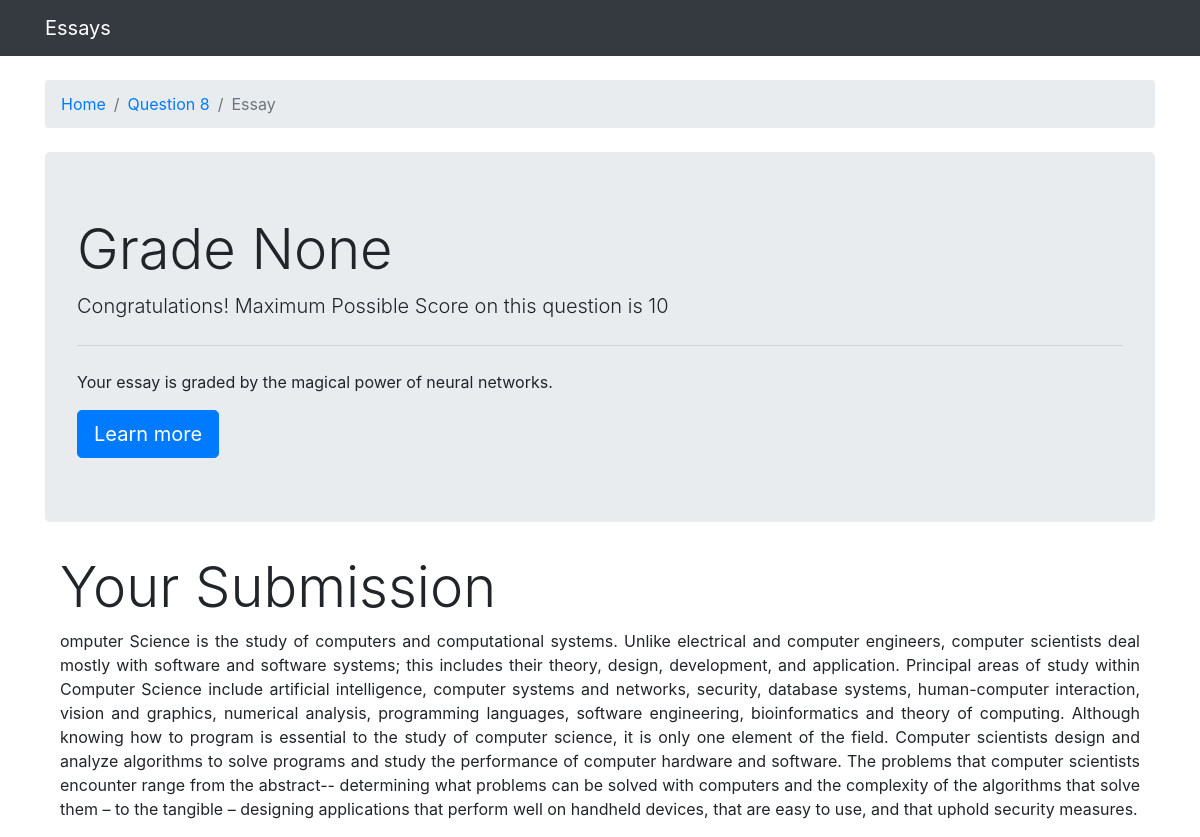
The page /1/essay1/ on the database its author committed.
### grader/models.py (models this page shows, shortened)
class Essay(models.Model):
    question = models.ForeignKey(Question, on_delete=models.CASCADE)
    content = models.TextField(max_length=100000)
    score = models.IntegerField(null=True, blank=True)

class Question(models.Model):
    question_title = models.TextField(max_length=100000)
    set = models.IntegerField(unique=True)
    min_score = models.IntegerField()
    max_score = models.IntegerField()

### grader/views.py (the view)
# urls.py: path('<int:question_id>/essay<int:essay_id>/', views.essay, name='essay'),
def essay(request, question_id, essay_id):
    essay = get_object_or_404(Essay, pk=essay_id)
    context = {
        "essay": essay,
    }
    return render(request, 'grader/essay.html', context)

### grader/templates/grader/essay.html
{% extends 'base.html' %}
{% load widget_tweaks %}
{% block breadcrumb %}
  <li class="breadcrumb-item active"><a href="{% url 'index' %}">Home</a></li>
  <li class="breadcrumb-item active"><a href="{% url 'question' essay.question.set %}">Question {{ essay.question.set }}</a></li>
  <li class="breadcrumb-item active">Essay</li>
{% endblock %}
{% block content %}
    <div class="jumbotron">
        <h1 class="display-4">Grade {{ essay.score }}</h1>
        <p class="lead">Congratulations! Maximum Possible Score on this question is {{ essay.question.max_score }}</p>
        <hr class="my-4">
        <p>Your essay is graded by the magical power of neural networks.</p>
        <a class="btn btn-primary btn-lg" href="#" role="button">Learn more</a>
    </div>
    <div class="container">
            <h2 class="display-4">Your Submission</h2>
            <p class="text-justify">{{ essay.content }}</p>
        </div>
{% endblock %}

### templates/base.html (shortened to what this page needs)
{% load static %}<!DOCTYPE html>
<html>
  <head>
    <link rel="stylesheet" href="{% static 'css/bootstrap.min.css' %}">
  </head>
  <body>
    <nav class="navbar navbar-expand-lg navbar-dark bg-dark">
      <div class="container">
        <a class="navbar-brand" href="{% url 'index' %}">Essays</a>
      </div>
    </nav>
    <div class="container">
      <ol class="breadcrumb my-4">
        {% block breadcrumb %}
        {% endblock %}
      </ol>
      {% block content %}
      {% endblock %}
    </div>
  </body>
</html>

### rows shown on the page
Essay: question.set "8", score "None", question.max_score "10", content "omputer Science is the study of computers and computational systems. Unlike electrical and computer engineers, computer scientists deal mostly with software and software systems; this includes their theory, design, development, and application. Principal areas of study within Computer Science include artificial intelligence, computer systems and networks, security, database systems, human-computer interaction, vision and graphics, numerical analysis, programming languages, software engineering, bioinformatics and theory of computing. Although knowing how to program is essential to the study of computer science, it is only one element of the field. Computer scientists design and analyze…"
